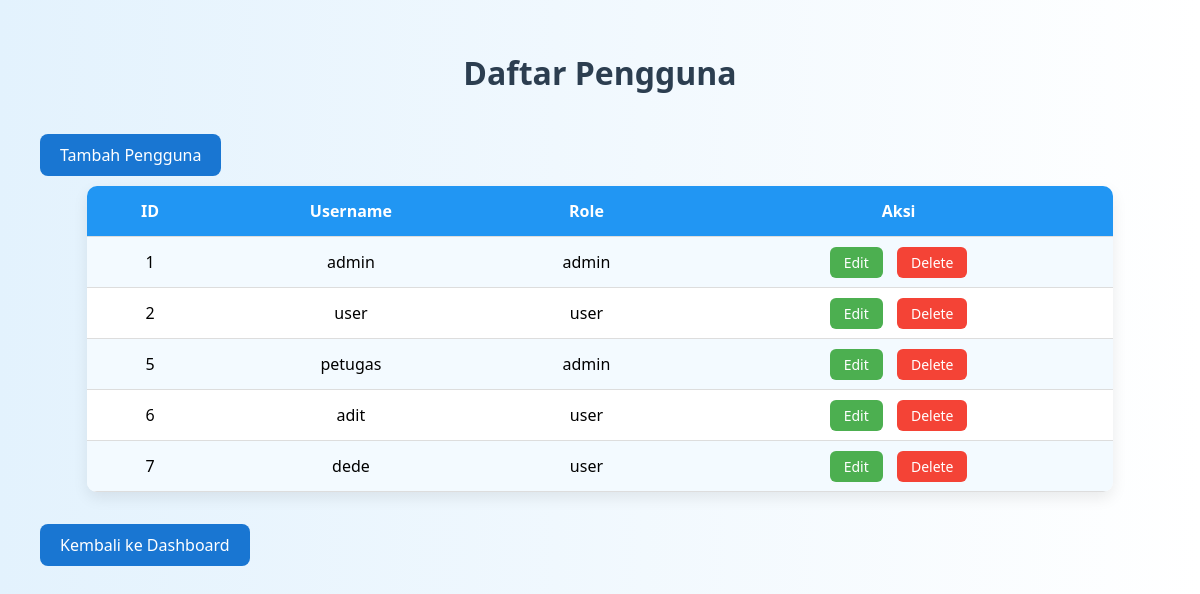
Page /views/daftar_user.php (signed in) on the committed database.
### tables this page shows
CREATE TABLE `users` (
  `id_user` int(11) NOT NULL,
  `username` varchar(50) NOT NULL,
  `password` varchar(255) NOT NULL,
  `role` enum('admin','user') NOT NULL
);

### models/User.php (called while the page is built, shortened)
<?php
require_once __DIR__ . '/../config/database.php';
class User {
    private $conn;
    private $table = "users";
    public function __construct() {
        $database = new Database();
        $this->conn = $database->getConnection();
    }
    public function getAllUsers() {
        $stmt = $this->conn->prepare("SELECT id_user, username, role FROM $this->table ORDER BY id_user ASC");
        $stmt->execute();
        return $stmt->fetchAll(PDO::FETCH_ASSOC);
    }
}
?>

### config/database.php (called while the page is built)
<?php
class Database {
    private $host = "localhost";
    private $dbname = "diskon_app";
    private $username = "root";
    private $password = "";
    private $conn;
    public function __construct() {
        try {
            $this->conn = new PDO(
                "mysql:host={$this->host};dbname={$this->dbname};charset=utf8mb4",
                $this->username,
                $this->password,
                [
                    PDO::ATTR_ERRMODE => PDO::ERRMODE_EXCEPTION,
                    PDO::ATTR_DEFAULT_FETCH_MODE => PDO::FETCH_ASSOC
                ]
            );
        } catch (PDOException $e) {
            die("Koneksi database gagal: " . $e->getMessage());
        }
    }
    public function getConnection() {
        return $this->conn;
    }
}
?>

### views/daftar_user.php (the view, shortened to what this page needs)
<?php
require_once __DIR__ . '/../models/User.php';
$userModel = new User();
$users = $userModel->getAllUsers();
?>
<!DOCTYPE html>
<html lang="id">
<head>
</head>
<body>
    <h1>Daftar Pengguna</h1>
    <a class="add-user" href="tambah_user.php">Tambah Pengguna</a>
    <table>
        <tr>
            <th>ID</th>
            <th>Username</th>
            <th>Role</th>
            <th>Aksi</th>
        </tr>
        <?php foreach ($users as $user): ?>
        <tr>
            <td><?= $user['id_user'] ?></td>
            <td><?= htmlspecialchars($user['username']) ?></td>
            <td><?= htmlspecialchars($user['role']) ?></td>
            <td class="action-links">
                <a class="edit" href="edit_user.php?id=<?= $user['id_user'] ?>">Edit</a>
                <a class="delete" href="hapus_user.php?id=<?= $user['id_user'] ?>" onclick="return confirm('Apakah Anda yakin ingin menghapus pengguna ini?');">Delete</a>
            </td>
        </tr>
        <?php endforeach; ?>
    </table>
    <br>
    <a class="back-dashboard" href="dashboard_admin.php">Kembali ke Dashboard</a>
</body>
</html>

### views/daftar_user.php (style rules this page uses)
body { font-family: 'Segoe UI', Tahoma, Geneva, Verdana, sans-serif; background: linear-gradient(to right, #e3f2fd, #ffffff); margin: 0; padding: 30px; }
h1 { text-align: center; color: #2c3e50; margin-bottom: 30px; }
.add-user, .back-dashboard { display: inline-block; padding: 10px 20px; margin: 10px; background-color: #1976d2; color: #fff; text-decoration: none; border-radius: 8px; transition: background-color 0.3s ease, transform 0.3s ease; }
table { width: 90%; margin: auto; border-collapse: collapse; background-color: #ffffff; box-shadow: 0 6px 15px rgba(0, 0, 0, 0.08); border-radius: 10px; overflow: hidden; }
th, td { padding: 14px 18px; text-align: center; border-bottom: 1px solid #ddd; }
th { background-color: #2196f3; color: white; }
tr:nth-child(even) { background-color: #f3faff; }
.action-links a { margin: 0 5px; padding: 6px 14px; border-radius: 6px; text-decoration: none; color: white; font-size: 14px; transition: background-color 0.3s ease, transform 0.2s ease; }
.edit { background-color: #4caf50; }
.delete { background-color: #f44336; }

### rows in the picture
users: id_user "1", username "admin", role "admin"
users: id_user "2", username "user", role "user"
users: id_user "5", username "petugas", role "admin"
users: id_user "6", username "adit", role "user"
users: id_user "7", username "dede", role "user"
